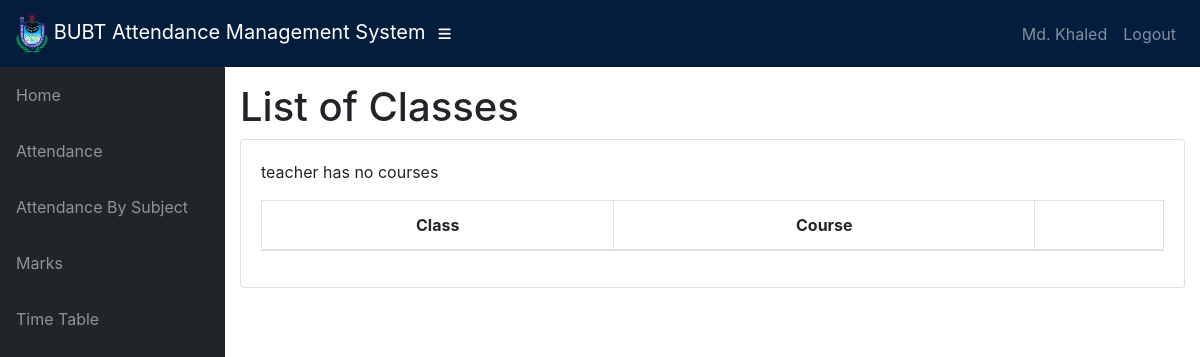
Before: /teacher/SAM/44/Classes/ (signed in) with the older database file.
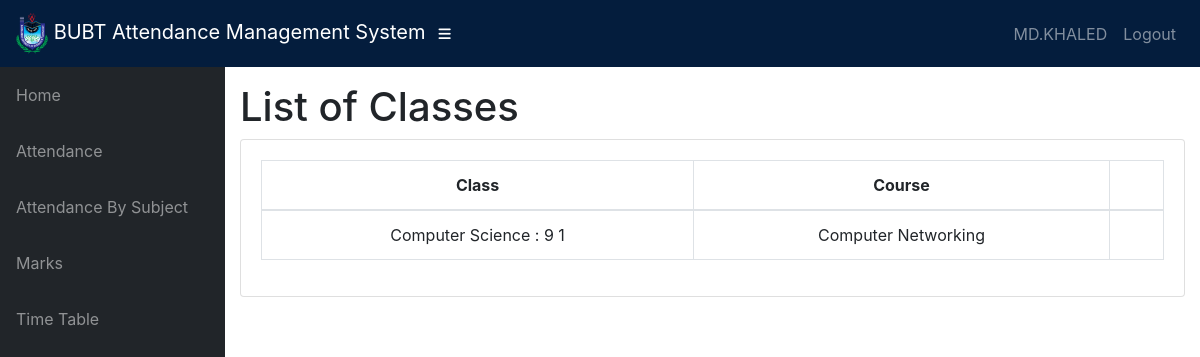
After: the same page with the newer database file.
### info/models.py (models this page shows, shortened)
class User(AbstractUser):
    @property
    def is_student(self):
        if hasattr(self, 'student'):
            return True
        return False

class Student(models.Model):
    user = models.OneToOneField(User, on_delete=models.CASCADE, null=True)
    class_id = models.ForeignKey(Class, on_delete=models.CASCADE, default=1)
    USN = models.CharField(primary_key='True', max_length=100)
    name = models.CharField(max_length=200)
    sex = models.CharField(max_length=50, choices=sex_choice, default='Male')
    DOB = models.DateField(default='1998-01-01')

class Assign(models.Model):
    class_id = models.ForeignKey(Class, on_delete=models.CASCADE)
    course = models.ForeignKey(Course, on_delete=models.CASCADE)
    teacher = models.ForeignKey(Teacher, on_delete=models.CASCADE)
    class Meta:
        unique_together = (('course', 'class_id', 'teacher'),)

class Class(models.Model):
    id = models.CharField(primary_key='True', max_length=100)
    dept = models.ForeignKey(Dept, on_delete=models.CASCADE)
    section = models.CharField(max_length=100)
    sem = models.IntegerField()
    class Meta:
        verbose_name_plural = 'classes'
    def __str__(self):
        d = Dept.objects.get(name=self.dept)
        return '%s : %d %s' % (d.name, self.sem, self.section)

class Dept(models.Model):
    id = models.CharField(primary_key='True', max_length=100)
    name = models.CharField(max_length=200)
    def __str__(self):
        return self.name

class Course(models.Model):
    dept = models.ForeignKey(Dept, on_delete=models.CASCADE)
    id = models.CharField(primary_key='True', max_length=50)
    name = models.CharField(max_length=50)
    shortname = models.CharField(max_length=50, default='X')
    def __str__(self):
        return self.name

### info/views.py (the view)
# urls.py: path('teacher/<slug:teacher_id>/<int:choice>/Classes/', views.t_clas, name='t_clas'),
@login_required
def t_clas(request, teacher_id, choice):
    teacher1 = get_object_or_404(Teacher, id=teacher_id)
    return render(request, 'info/t_clas.html', {'teacher1': teacher1, 'choice': choice})

### info/templates/info/t_clas.html (shortened to what this page needs)
{% extends 'info/base.html' %}
{% block content %}
    <h1>List of Classes</h1>
    <div class="card mb-3">
            <div class="card-body">
              <div class="table-responsive">
                <table class="table table-bordered text-center" id="dataTable" width="100%" cellspacing="0">
                  <thead>
                    <tr>
                        <th>Class</th>
                        <th>Course</th>
                        <th></th>
                    </tr>
                  </thead>
                  <tbody>
                    {% for ass in teacher1.assign_set.all %}
                    <tr>
                        <td>{{ ass.class_id }}</td>
                        <td>{{ ass.course }}</td>
                        <td>
                        </td>
                    </tr>
                    {% empty %}
                            <p>teacher has no courses</p>
                    {% endfor %}
                  </tbody>
                </table>
              </div>
    </div>
{% endblock %}

### info/templates/info/base.html (shortened to what this page needs)
<!DOCTYPE html>
<html lang="en">
  <head>
      {% load static %}
    <link href="{% static '/info/bootstrap/vendor/bootstrap/css/bootstrap.min.css' %}" rel="stylesheet">
    <link href="{% static '/info/bootstrap/vendor/fontawesome-free/css/all.min.css' %}" rel="stylesheet" type="text/css">
    <link href="{% static '/info/bootstrap/vendor/datatables/dataTables.bootstrap4.css' %}" rel="stylesheet">
    <link href="{% static '/info/bootstrap/css/sb-admin.css' %}" rel="stylesheet">
    <link rel="stylesheet" href="{% static '/info/bootstrap/css/own.css' %}">
  </head>
  <body id="page-top">
    <nav class="navbar navbar-expand navbar-dark my_bg static-top">
      <a class="navbar-brand mr-1" href="{% url 'index' %}"><img class="header_logo" src="{% static 'info/images/bubt.png' %}" alt=""> BUBT Attendance Management System</a>
      <button class="btn btn-link btn-sm text-white order-1 order-sm-0" id="sidebarToggle" href="#">
        <i class="fas fa-bars"></i>
      </button>
        <div class="collapse navbar-collapse" id="navbarResponsive">
          <ul class="navbar-nav ml-auto">
            <li class="nav-item">
                {% if request.user.is_student %}
                    <a class="nav-link text-capitalize">{{ request.user.student.name }}</a>
                {% elif request.user.is_teacher %}
                    <a class="nav-link text-capitalize">{{ request.user.teacher.name }}</a>
                {% endif %}
            </li>
            <li class="nav-item">
                <a class="nav-link" href="#" data-toggle="modal" data-target="#logoutModal">Logout</a>
            </li>
          </ul>
        </div>
    </nav>
    <div id="wrapper">
      <ul class="sidebar navbar-nav">
            <li class="nav-item">
              <a class="nav-link" href="{% url 'index' %}">
                <span>Home</span>
              </a>
            </li>
        {% if request.user.is_student %}
            <li class="nav-item">
              <a class="nav-link" href="{% url 'attendance' request.user.student.USN %}">
                <span>Attendance</span>
              </a>
            </li>
            <li class="nav-item">
              <a class="nav-link" href="{% url 'attendance' request.user.student.USN %}">
                <span>Attendance By Subject</span>
              </a>
            </li>
            <li class="nav-item">
              <a class="nav-link" href="{% url 'marks_list' request.user.student.USN %}">
                <span>Marks</span>
              </a>
            </li>
              <li class="nav-item">
              <a class="nav-link" href="{% url 'timetable' request.user.student.class_id_id %}">
                <span>Time Table</span>
              </a>
            </li>
        {% endif %}
      </ul>
      <div id="content-wrapper">
        <div class="container-fluid">
            {% block content %}
            {% endblock %}
        </div>
      </div>
    </div>
  </body>
</html>

Changed rows visible on the page:
computed for User: user.student.name "Md. Khaled" → "MD.KHALED"
added Assign: class_id "Computer Science : 9 1", course "Computer Networking"
Other visible differences:
text no longer shown: "teacher has no courses"
